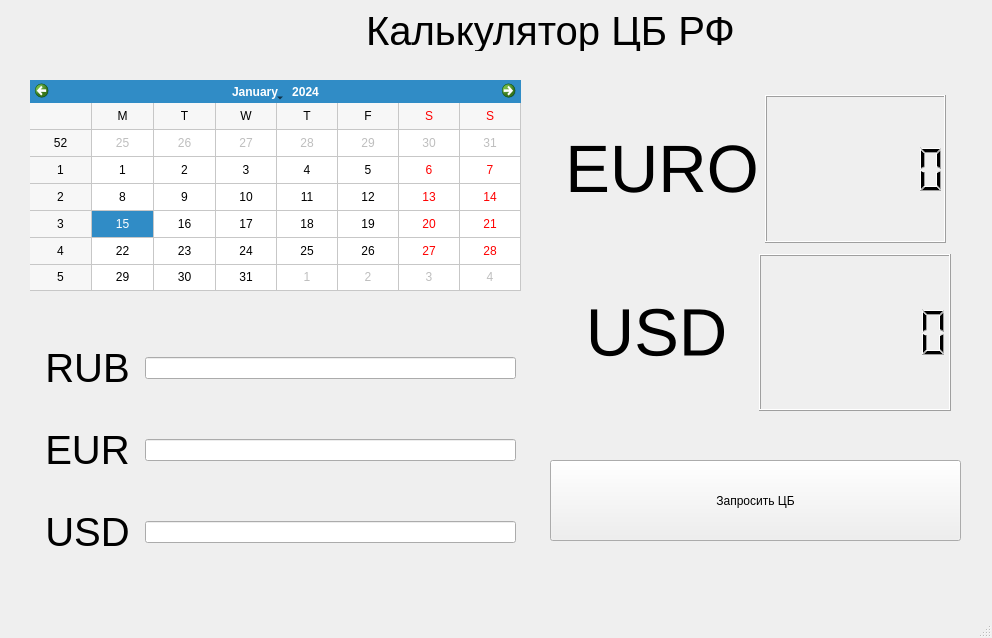
<?xml version="1.0" encoding="UTF-8"?>
<ui version="4.0">
 <class>MainWindow</class>
 <widget class="QMainWindow" name="MainWindow">
  <property name="geometry">
   <rect>
    <x>0</x>
    <y>0</y>
    <width>992</width>
    <height>638</height>
   </rect>
  </property>
  <property name="windowTitle">
   <string>MainWindow</string>
  </property>
  <widget class="QWidget" name="centralwidget">
   <widget class="QPushButton" name="request_btn">
    <property name="geometry">
     <rect>
      <x>550</x>
      <y>460</y>
      <width>411</width>
      <height>81</height>
     </rect>
    </property>
    <property name="text">
     <string>Запросить ЦБ</string>
    </property>
   </widget>
   <widget class="QWidget" name="verticalLayoutWidget">
    <property name="geometry">
     <rect>
      <x>550</x>
      <y>80</y>
      <width>411</width>
      <height>341</height>
     </rect>
    </property>
    <layout class="QVBoxLayout" name="verticalLayout">
     <property name="leftMargin">
      <number>10</number>
     </property>
     <property name="topMargin">
      <number>10</number>
     </property>
     <property name="rightMargin">
      <number>10</number>
     </property>
     <property name="bottomMargin">
      <number>10</number>
     </property>
     <item>
      <layout class="QHBoxLayout" name="horizontalLayout">
       <property name="leftMargin">
        <number>5</number>
       </property>
       <property name="topMargin">
        <number>5</number>
       </property>
       <property name="rightMargin">
        <number>5</number>
       </property>
       <property name="bottomMargin">
        <number>5</number>
       </property>
       <item>
        <widget class="QLabel" name="euro_lbl">
         <property name="font">
          <font>
           <pointsize>50</pointsize>
          </font>
         </property>
         <property name="text">
          <string>EURO</string>
         </property>
         <property name="alignment">
          <set>Qt::AlignCenter</set>
         </property>
        </widget>
       </item>
       <item>
        <widget class="QLCDNumber" name="lcd_euro">
         <property name="digitCount">
          <number>7</number>
         </property>
        </widget>
       </item>
      </layout>
     </item>
     <item>
      <layout class="QHBoxLayout" name="horizontalLayout_3">
       <item>
        <widget class="QLabel" name="euro_lbl_2">
         <property name="font">
          <font>
           <pointsize>50</pointsize>
          </font>
         </property>
         <property name="text">
          <string>USD</string>
         </property>
         <property name="alignment">
          <set>Qt::AlignCenter</set>
         </property>
        </widget>
       </item>
       <item>
        <widget class="QLCDNumber" name="lcd_usd">
         <property name="digitCount">
          <number>7</number>
         </property>
        </widget>
       </item>
      </layout>
     </item>
    </layout>
   </widget>
   <widget class="QCalendarWidget" name="calendarWidget">
    <property name="geometry">
     <rect>
      <x>30</x>
      <y>80</y>
      <width>491</width>
      <height>211</height>
     </rect>
    </property>
    <property name="gridVisible">
     <bool>true</bool>
    </property>
    <property name="selectionMode">
     <enum>QCalendarWidget::SingleSelection</enum>
    </property>
    <property name="horizontalHeaderFormat">
     <enum>QCalendarWidget::SingleLetterDayNames</enum>
    </property>
   </widget>
   <widget class="QWidget" name="verticalLayoutWidget_2">
    <property name="geometry">
     <rect>
      <x>30</x>
      <y>310</y>
      <width>501</width>
      <height>281</height>
     </rect>
    </property>
    <layout class="QVBoxLayout" name="converter_lay">
     <property name="leftMargin">
      <number>10</number>
     </property>
     <property name="topMargin">
      <number>10</number>
     </property>
     <property name="rightMargin">
      <number>10</number>
     </property>
     <property name="bottomMargin">
      <number>10</number>
     </property>
     <item>
      <layout class="QHBoxLayout" name="horizontalLayout_4">
       <property name="spacing">
        <number>15</number>
       </property>
       <property name="sizeConstraint">
        <enum>QLayout::SetMinimumSize</enum>
       </property>
       <property name="leftMargin">
        <number>5</number>
       </property>
       <property name="topMargin">
        <number>5</number>
       </property>
       <property name="rightMargin">
        <number>5</number>
       </property>
       <property name="bottomMargin">
        <number>5</number>
       </property>
       <item>
        <widget class="QLabel" name="rub_lbl">
         <property name="font">
          <font>
           <pointsize>30</pointsize>
          </font>
         </property>
         <property name="text">
          <string>RUB</string>
         </property>
         <property name="alignment">
          <set>Qt::AlignCenter</set>
         </property>
        </widget>
       </item>
       <item>
        <widget class="QLineEdit" name="rub_result">
         <property name="cursorPosition">
          <number>0</number>
         </property>
         <property name="alignment">
          <set>Qt::AlignCenter</set>
         </property>
        </widget>
       </item>
      </layout>
     </item>
     <item>
      <layout class="QHBoxLayout" name="horizontalLayout_5">
       <property name="spacing">
        <number>15</number>
       </property>
       <property name="sizeConstraint">
        <enum>QLayout::SetMinimumSize</enum>
       </property>
       <property name="leftMargin">
        <number>5</number>
       </property>
       <property name="topMargin">
        <number>5</number>
       </property>
       <property name="rightMargin">
        <number>5</number>
       </property>
       <property name="bottomMargin">
        <number>5</number>
       </property>
       <item>
        <widget class="QLabel" name="eur_lbl">
         <property name="font">
          <font>
           <pointsize>30</pointsize>
          </font>
         </property>
         <property name="text">
          <string>EUR</string>
         </property>
         <property name="alignment">
          <set>Qt::AlignCenter</set>
         </property>
        </widget>
       </item>
       <item>
        <widget class="QLineEdit" name="euro_result">
         <property name="alignment">
          <set>Qt::AlignCenter</set>
         </property>
         <property name="readOnly">
          <bool>false</bool>
         </property>
        </widget>
       </item>
      </layout>
     </item>
     <item>
      <layout class="QHBoxLayout" name="horizontalLayout_6">
       <property name="spacing">
        <number>15</number>
       </property>
       <property name="sizeConstraint">
        <enum>QLayout::SetMinimumSize</enum>
       </property>
       <property name="leftMargin">
        <number>5</number>
       </property>
       <property name="topMargin">
        <number>5</number>
       </property>
       <property name="rightMargin">
        <number>5</number>
       </property>
       <property name="bottomMargin">
        <number>5</number>
       </property>
       <item>
        <widget class="QLabel" name="usd_lbl">
         <property name="font">
          <font>
           <pointsize>30</pointsize>
          </font>
         </property>
         <property name="text">
          <string>USD</string>
         </property>
         <property name="alignment">
          <set>Qt::AlignCenter</set>
         </property>
        </widget>
       </item>
       <item>
        <widget class="QLineEdit" name="usd_result">
         <property name="alignment">
          <set>Qt::AlignCenter</set>
         </property>
         <property name="readOnly">
          <bool>false</bool>
         </property>
        </widget>
       </item>
      </layout>
     </item>
    </layout>
   </widget>
   <widget class="QLabel" name="head_lbl">
    <property name="geometry">
     <rect>
      <x>270</x>
      <y>10</y>
      <width>561</width>
      <height>41</height>
     </rect>
    </property>
    <property name="font">
     <font>
      <pointsize>30</pointsize>
     </font>
    </property>
    <property name="text">
     <string>Калькулятор ЦБ РФ</string>
    </property>
    <property name="alignment">
     <set>Qt::AlignCenter</set>
    </property>
   </widget>
  </widget>
  <widget class="QStatusBar" name="statusbar"/>
 </widget>
 <resources/>
 <connections/>
</ui>
